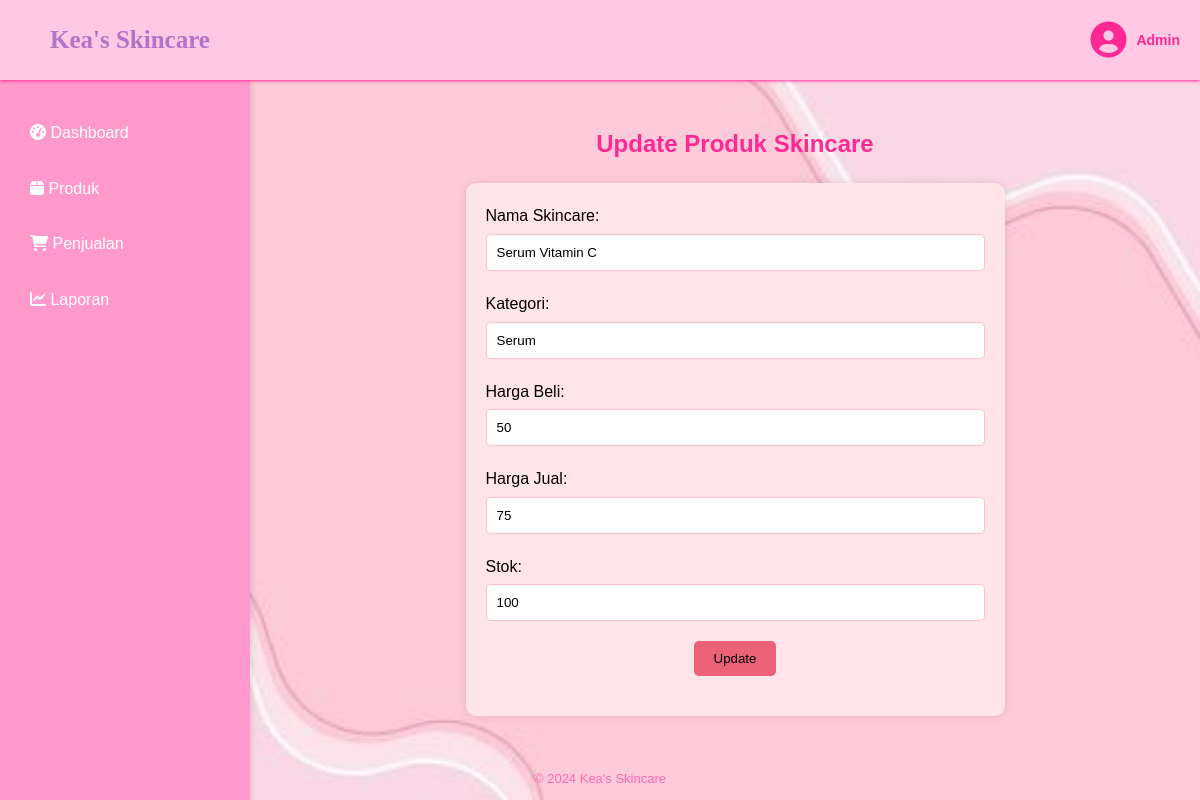
The page /edit.php?id=1 on the database as committed earlier.
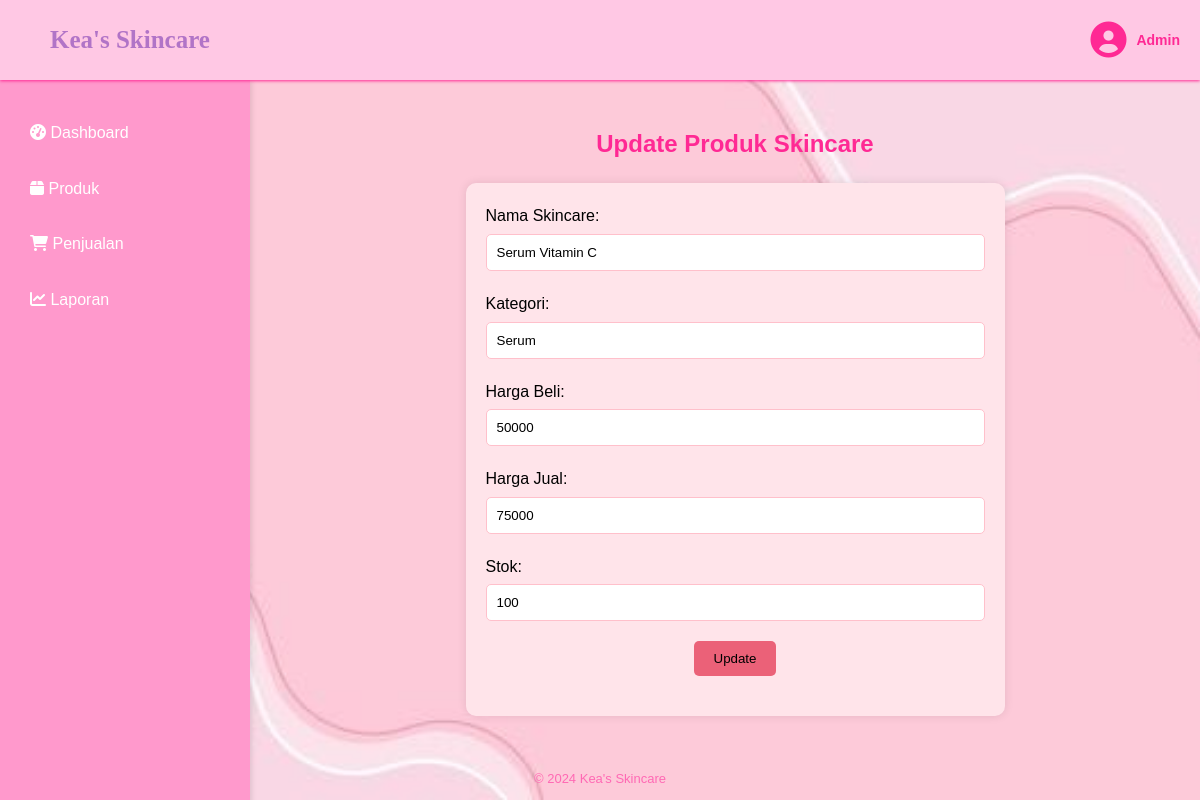
The same page on the database as committed later.
### tables this page shows
CREATE TABLE `produk` (
  `id` int(11) NOT NULL,
  `nama` varchar(255) NOT NULL,
  `kategori` varchar(255) NOT NULL,
  `harga_beli` decimal(10,0) DEFAULT NULL,
  `harga_jual` decimal(10,0) DEFAULT NULL,
  `stok` int(11) NOT NULL
);

### edit.php (the view, shortened to what this page needs)
<?php
include 'config.php';
$nama = $kategori = $harga_beli = $harga_jual = $stok = "";
if (isset($_GET['id'])) {
    $id = $_GET['id'];
    $sql = "SELECT * FROM produk WHERE id = $id";
    $result = $conn->query($sql);
    if ($result->num_rows > 0) {
        $row = $result->fetch_assoc();
        $nama = $row['nama'];
        $kategori = $row['kategori'];
        $harga_beli = $row['harga_beli'];
        $harga_jual = $row['harga_jual'];
        $stok = $row['stok'];
    } else {
        echo "Produk tidak ditemukan.";
    }
}
?>
<?php include 'template/header.php'; ?>
<link rel="stylesheet" href="css/tambah.css">
<div class="container">
    <?php include 'template/sidebar.php'; ?>
    <main class="content">
        <h2 style="text-align: center; margin-bottom: 20px; color: #ff2994;">Update Produk Skincare</h2>
        <form class="add-product-form" method="post" action="<?php echo htmlspecialchars($_SERVER["PHP_SELF"]) . '?id=' . $id; ?>">
            <div class="form-group">
                <label for="nama">Nama Skincare:</label>
                <input type="text" name="nama" id="nama" value="<?php echo $nama; ?>" required>
            </div>
            <div class="form-group">
                <label for="kategori">Kategori:</label>
                <input type="text" name="kategori" id="kategori" value="<?php echo $kategori; ?>" required>
            </div>
            <div class="form-group">
                <label for="harga_beli">Harga Beli:</label>
                <input type="text" name="harga_beli" id="harga_beli" value="<?php echo $harga_beli; ?>" required>
            </div>
            <div class="form-group">
                <label for="harga_jual">Harga Jual:</label>
                <input type="text" name="harga_jual" id="harga_jual" value="<?php echo $harga_jual; ?>" required>
            </div>
            <div class="form-group">
                <label for="stok">Stok:</label>
                <input type="text" name="stok" id="stok" value="<?php echo $stok; ?>" required>
            </div>
            <div class="form-group">
                <input type="submit" value="Update">
            </div>
        </form>
    </main>
</div>
<?php include 'template/footer.php'; ?>

Rows that differ between the two databases and show on the page:
changed produk "Serum Vitamin C": harga_beli "50" → "50000"; harga_jual "75" → "75000"
